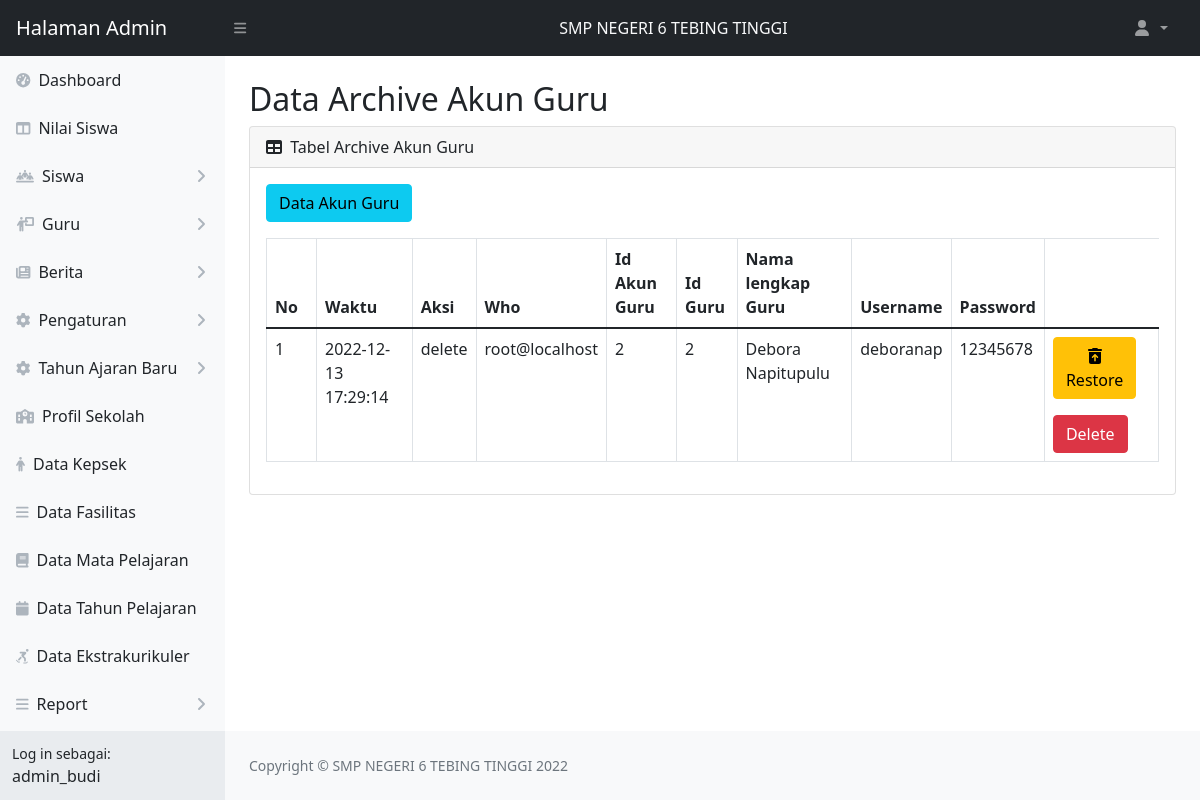
/web_app/admin/restore-akunguru.php (signed in), run on the app's committed database.
### tables this page shows
CREATE TABLE `akun_admin` (
  `admin_id` int(11) NOT NULL,
  `username` varchar(15) NOT NULL,
  `nama_lengkap` varchar(50) NOT NULL,
  `password` varchar(60) NOT NULL
);

CREATE TABLE `log_akun_guru` (
  `id_log` int(11) NOT NULL,
  `waktu` timestamp NOT NULL DEFAULT current_timestamp() ON UPDATE current_timestamp(),
  `aksi` enum('insert','update','delete') NOT NULL,
  `who` varchar(50) NOT NULL,
  `id_akun_guru` int(11) NOT NULL,
  `id_guru` int(11) NOT NULL,
  `old_username` varchar(15) NOT NULL,
  `new_username` varchar(15) NOT NULL,
  `old_password` varchar(50) NOT NULL,
  `new_password` varchar(50) NOT NULL
);

CREATE TABLE `guru` (
  `id` int(11) NOT NULL,
  `nip` char(18) NOT NULL,
  `nama_lengkap` varchar(50) NOT NULL,
  `jenis_kelamin` enum('L','P') NOT NULL,
  `tempat_lahir` varchar(20) NOT NULL,
  `tanggal_lahir` date NOT NULL,
  `agama` enum('Islam','Katolik','Protestan','Buddha','Konghucu','Hindu') NOT NULL,
  `golongan_darah` enum('O','A','B','AB') NOT NULL,
  `jenjang` varchar(3) NOT NULL,
  `no_hp` char(15) NOT NULL,
  `foto` varchar(30) DEFAULT NULL
);

### web_app/admin/restore-akunguru.php (the view, shortened to what this page needs)
<?php
    include 'koneksi.php';
    $admin = "SELECT username, nama_lengkap FROM akun_admin WHERE admin_id = '".$_SESSION['admin_id']."'";
    $data_admin = mysqli_query($koneksi, $admin);
    $get = mysqli_fetch_object($data_admin);
?>
<!DOCTYPE html>
<html lang="en">
    <head>
        <link href="https://cdn.jsdelivr.net/npm/simple-datatables@latest/dist/style.css" rel="stylesheet" />
        <link href="css/styles.css" rel="stylesheet" />
    </head>
    <body class="sb-nav-fixed">
        <?php
            include 'topnavbar.php';
            include 'sidebar.php';
        ?>
    <div id="layoutSidenav">
        <div id="layoutSidenav_content">
            <main>
                <div class="container-fluid px-4">
                    <h2 class="mt-4">Data Archive Akun Guru</h2>
                    <div class="card mb-4">
                        <div class="card-header">
                            <i class="fas fa-table me-1"></i>
                            Tabel Archive Akun Guru
                        </div>
                        <div class="card-body">
                            <a class="btn btn-info mb-3" href="tabel-akunguru.php">Data Akun Guru</a>
                            <table id="example" class="dataTable-table">
                                    <thead>
                                        <tr>
                                            <th width="50px">No</th>
                                            <th>Waktu</th>
                                            <th>Aksi</th>
                                            <th>Who</th>
                                            <th>Id Akun Guru</th>
                                            <th>Id Guru</th>
                                            <th>Nama lengkap Guru</th>
                                            <th>Username</th>
                                            <th>Password</th>
                                        </tr>
                                    </thead>
                                <tbody>
                                <?php
                                    $no = 1;
                                    $log = "SELECT * FROM log_akun_guru WHERE aksi='delete'";
                                    $query=mysqli_query($koneksi, $log);
                                    if(mysqli_num_rows($query)>0){
                                    while($data = mysqli_fetch_array($query)){
                                ?>
                                    <tr>
                                    <td><?php echo $no++?></td>
                                        <td><?php echo $data['waktu']?></td>
                                        <td><?php echo $data['aksi']?></td>
                                        <td><?php echo $data['who']?></td>
                                        <td><?php
                                            $ida = $data['id_akun_guru'];
                                            echo $ida;
                                            ?>
                                        </td>
                                        <td><?php
                                             $idg = $data['id_guru'];
                                             echo $idg;
                                            ?>
                                        </td>
                                        <td><?php
                                            $nama = mysqli_query($koneksi, "SELECT nama_lengkap FROM guru WHERE id = $idg");
                                            $dn = mysqli_fetch_array($nama);
                                            $namaguru = $dn['nama_lengkap'];
                                            echo $namaguru;
                                        ?></td>
                                        <td><?php
                                            $uname = $data['old_username'];
                                            echo $uname;
                                        ?></td>
                                        <td><?php
                                            $pass = $data['old_password'];
                                            echo $pass;
                                        ?></td>
                                        <td>
                                             <a class="btn btn-warning" href="restore-akunguru.php?idrestoreag=<?php echo $data['id_akun_guru']?>" onclick="return confirm('Apakah anda yakin untuk restore data??')">
                                             <div class="sb-nav-link-icon"><i class="fas fa-trash-can-arrow-up"></i></div>
                                             Restore
                                            </a>
                                            <a class="btn btn-danger mt-3" href="restore-akunguru.php?iddeleteag=<?php echo $data['id_log']?>" onclick="return confirm('Apakah anda yakin untuk menghapus data?? Data yang terhapus tidak bisa dikembalikan!!')">
                                              Delete
                                            </a>
                                        </td>
                                    </tr>
                                <?php }} ?>
                                </tbody>
                            </table>
                        </div>
                    </div>
                </div>
            </main>
            <?php
                include 'footer.php';
            ?>
        </div>
    </div>
</body>
</html>

### web_app/admin/sidebar.php (shortened to what this page needs)
<div id="layoutSidenav">
            <div id="layoutSidenav_nav">
                <nav class="sb-sidenav accordion sb-sidenav-light" id="sidenavAccordion">
                    <div class="sb-sidenav-menu">
                        <div class="nav">
                            <a class="nav-link" href="index.php">
                                <div class="sb-nav-link-icon"><i class="fas fa-tachometer-alt"></i></div>
                                Dashboard
                            </a>
                            <a class="nav-link" href="tabel-nilai.php">
                                <div class="sb-nav-link-icon"><i class="fas fa-columns"></i></div>
                                Nilai Siswa
                            </a>
                                    <a class="nav-link collapsed" href="#" data-bs-toggle="collapse" data-bs-target="#pagesCollapseSiswa" aria-expanded="false" aria-controls="pagesCollapseAuth">
                                        <div class="sb-nav-link-icon"><i class="fas fa-people-line"></i></div>
                                        Siswa
                                        <div class="sb-sidenav-collapse-arrow"><i class="fas fa-angle-down"></i></div>
                                    </a>
                                    <a class="nav-link collapsed" href="#" data-bs-toggle="collapse" data-bs-target="#pagesCollapseGuru" aria-expanded="false" aria-controls="pagesCollapseAuth">
                                        <div class="sb-nav-link-icon"><i class="fas fa-person-chalkboard"></i></div>
                                        Guru
                                        <div class="sb-sidenav-collapse-arrow"><i class="fas fa-angle-down"></i></div>
                                    </a>
                                    <a class="nav-link collapsed" href="#" data-bs-toggle="collapse" data-bs-target="#pagesCollapseBerita" aria-expanded="false" aria-controls="pagesCollapseAuth">
                                        <div class="sb-nav-link-icon"><i class="fas fa-newspaper"></i></div>
                                        Berita
                                        <div class="sb-sidenav-collapse-arrow"><i class="fas fa-angle-down"></i></div>
                                    </a>
                                    <a class="nav-link collapsed" href="#" data-bs-toggle="collapse" data-bs-target="#pagesCollapsePengaturan" aria-expanded="false" aria-controls="pagesCollapseAuth">
                                        <div class="sb-nav-link-icon"><i class="fas fa-gear"></i></div>
                                        Pengaturan
                                        <div class="sb-sidenav-collapse-arrow"><i class="fas fa-angle-down"></i></div>
                                    </a>
                                    <a class="nav-link collapsed" href="#" data-bs-toggle="collapse" data-bs-target="#pagesCollapseTA" aria-expanded="false" aria-controls="pagesCollapseAuth">
                                        <div class="sb-nav-link-icon"><i class="fas fa-gear"></i></div>
                                        Tahun Ajaran Baru
                                        <div class="sb-sidenav-collapse-arrow"><i class="fas fa-angle-down"></i></div>
                                    </a>
                                    <a class="nav-link" href="profil-sekolah.php">
                                        <div class="sb-nav-link-icon"><i class="fas fa-school"></i></div>
                                        Profil Sekolah
                                    </a>
                                    <a class="nav-link" href="tabel-kepsek.php">
                                        <div class="sb-nav-link-icon"><i class="fas fa-person"></i></div>
                                        Data Kepsek
                                    </a>
                                    <a class="nav-link" href="tabel-fasilitas.php">
                                        <div class="sb-nav-link-icon"><i class="fas fa-bars"></i></div>
                                        Data Fasilitas
                                    </a>
                                    <a class="nav-link" href="tabel-matapelajaran.php">
                                        <div class="sb-nav-link-icon"><i class="fas fa-book"></i></div>
                                        Data Mata Pelajaran
                                    </a>
                                    <a class="nav-link" href="tabel-tahunpelajaran.php">
                                        <div class="sb-nav-link-icon"><i class="fas fa-calendar"></i></div>
                                        Data Tahun Pelajaran
                                    </a>
                                    <a class="nav-link" href="tabel-ekstrakurikuler.php">
                                        <div class="sb-nav-link-icon"><i class="fas fa-person-skating"></i></div>
                                        Data Ekstrakurikuler
                                    </a>
                                    <a class="nav-link collapsed" href="#" data-bs-toggle="collapse" data-bs-target="#pagesCollapseReport" aria-expanded="false" aria-controls="pagesCollapseAuth">
                                        <div class="sb-nav-link-icon"><i class="fas fa-bars"></i></div>
                                        Report
                                        <div class="sb-sidenav-collapse-arrow"><i class="fas fa-angle-down"></i></div>
                                    </a>
                                    <a class="nav-link collapsed" href="#" data-bs-toggle="collapse" data-bs-target="#pagesCollapseTrash" aria-expanded="false" aria-controls="pagesCollapseAuth">
                                    </a>
                        </div>
                    </div>
                    <div class="sb-sidenav-footer">
                        <div class="small">Log in sebagai:</div>
                        <?php echo $get->username ?>
                    </div>
                </nav>
            </div>

### data on the page
akun_admin: username "admin_budi"
log_akun_guru: waktu "2022-12-13 17:29:14", aksi "delete", who "root@localhost", id_akun_guru "2", id_guru "2", id_guru.nama_lengkap "Debora Napitupulu", old_username "deboranap", old_password "12345678"
